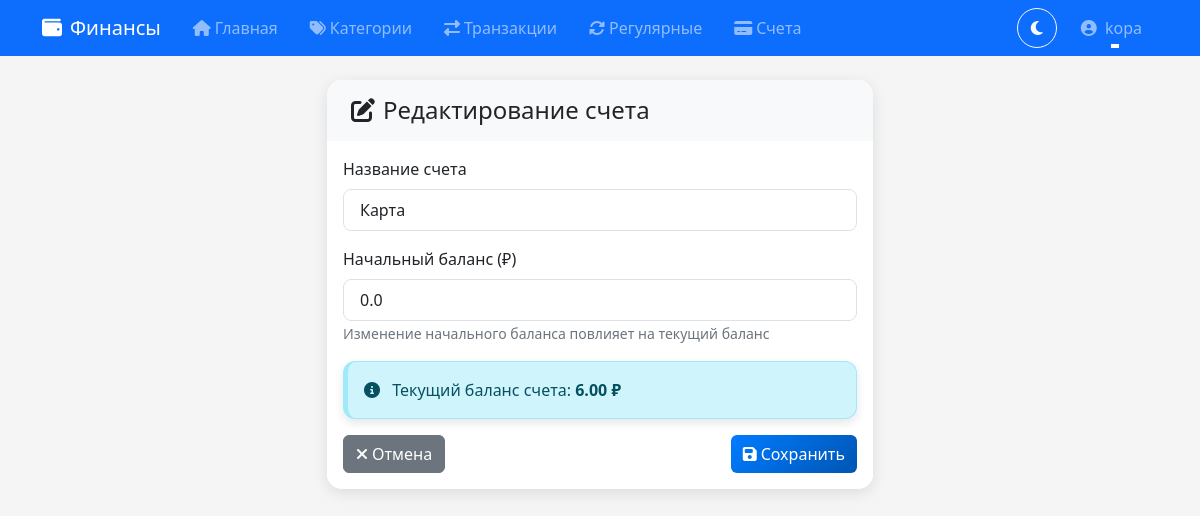
Page /accounts/1/edit (signed in) on the committed database.
### models.py (models this page shows, shortened)
class User(db.Model):
    __tablename__ = 'users'
    id = db.Column(db.Integer, primary_key=True)
    username = db.Column(db.String(80), unique=True, nullable=False)
    password_hash = db.Column(db.String(200), nullable=False)
    created_at = db.Column(db.DateTime, default=datetime.now)
    categories = db.relationship('Category', backref='user', lazy=True, cascade='all, delete-orphan')
    transactions = db.relationship('Transaction', backref='user', lazy=True)
    regular_transactions = db.relationship('RegularTransaction', backref='user', lazy=True)
    accounts = db.relationship('Account', backref='user', lazy=True, cascade='all, delete-orphan')

class Account(db.Model):
    __tablename__ = 'accounts'
    id = db.Column(db.Integer, primary_key=True)
    name = db.Column(db.String(100), nullable=False)
    type = db.Column(db.String(20), nullable=False)  # cash, card, savings
    icon = db.Column(db.String(50), default='fa-wallet')
    color = db.Column(db.String(7), default='#007bff')
    initial_balance = db.Column(db.Float, default=0)
    is_active = db.Column(db.Boolean, default=True)
    order = db.Column(db.Integer, default=0)
    created_at = db.Column(db.DateTime, default=datetime.now)
    user_id = db.Column(db.Integer, db.ForeignKey('users.id'), nullable=False)
    transactions = db.relationship('Transaction', backref='account', lazy=True)
    @property
    def current_balance(self):
        from sqlalchemy import func
        income = db.session.query(func.sum(Transaction.amount))\
            .filter(Transaction.account_id == self.id, Transaction.type == 'income').scalar() or 0
        expense = db.session.query(func.sum(Transaction.amount))\
            .filter(Transaction.account_id == self.id, Transaction.type == 'expense').scalar() or 0
        return self.initial_balance + income - expense

### app.py (the view, shortened to what this page needs)
@app.route('/accounts/<int:id>/edit', methods=['GET', 'POST'])
@login_required
def account_edit(id):
    user_id = session['user_id']
    account = AccountService.get_account_by_id(id, user_id)
    if not account:
        flash('Счет не найден', 'danger')
        return redirect(url_for('accounts_list'))
    return render_template('accounts/edit.html', account=account)

### app.py (called while the page is built)
def login_required(f):
    @wraps(f)
    def decorated_function(*args, **kwargs):
        if 'user_id' not in session:
            flash('Пожалуйста, авторизуйтесь для доступа к этой странице', 'warning')
            return redirect(url_for('login'))
        return f(*args, **kwargs)
    return decorated_function

@app.before_request
def load_logged_in_user():
    g.user = None
    if 'user_id' in session:
        g.user = User.query.get(session['user_id'])

### services/account_service.py (called while the page is built)
    @staticmethod
    def get_account_by_id(account_id: int, user_id: int) -> Optional[Account]:
        return Account.query.filter_by(id=account_id, user_id=user_id).first()

### templates/accounts/edit.html (shortened to what this page needs)
{% extends "base.html" %}
{% block content %}
<div class="row justify-content-center">
    <div class="col-md-6">
        <div class="card">
            <div class="card-header">
                <h4 class="mb-0"><i class="fas fa-edit me-2"></i>Редактирование счета</h4>
            </div>
            <div class="card-body">
                <form method="POST">
                    <div class="mb-3">
                        <label for="name" class="form-label">Название счета</label>
                        <input type="text" class="form-control" id="name" name="name" value="{{ account.name }}" required>
                    </div>
                    <div class="mb-3">
                        <label for="initial_balance" class="form-label">Начальный баланс (₽)</label>
                        <input type="number" class="form-control" id="initial_balance" name="initial_balance"
                               step="0.01" value="{{ account.initial_balance }}">
                        <small class="text-muted">Изменение начального баланса повлияет на текущий баланс</small>
                    </div>
                    <div class="alert alert-info">
                        <i class="fas fa-info-circle me-2"></i>
                        Текущий баланс счета: <strong>{{ "%.2f"|format(account.current_balance) }} ₽</strong>
                    </div>
                    <div class="d-flex justify-content-between">
                        <a href="{{ url_for('accounts_list') }}" class="btn btn-secondary">
                            <i class="fas fa-times me-1"></i>Отмена
                        </a>
                        <button type="submit" class="btn btn-primary">
                            <i class="fas fa-save me-1"></i>Сохранить
                        </button>
                    </div>
                </form>
            </div>
        </div>
    </div>
</div>
{% endblock %}

### templates/base.html (shortened to what this page needs)
<!DOCTYPE html>
<html lang="ru">
<head>
    <link href="https://cdn.jsdelivr.net/npm/bootstrap@5.3.0/dist/css/bootstrap.min.css" rel="stylesheet">
    <link rel="stylesheet" href="https://cdnjs.cloudflare.com/ajax/libs/font-awesome/6.4.0/css/all.min.css">
    <link rel="stylesheet" href="{{ url_for('static', filename='css/style.css') }}">
    <link rel="stylesheet" href="{{ url_for('static', filename='css/themes.css') }}">
</head>
<body>
    <nav class="navbar navbar-expand-lg navbar-dark bg-primary">
        <div class="container">
            <a class="navbar-brand" href="{{ url_for('index') }}">
                <i class="fas fa-wallet me-2"></i>Финансы
            </a>
            <div class="collapse navbar-collapse" id="navbarNav">
                <ul class="navbar-nav me-auto">
                    <li class="nav-item">
                        <a class="nav-link" href="{{ url_for('index') }}">
                            <i class="fas fa-home me-1"></i>Главная
                        </a>
                    </li>
                    <li class="nav-item">
                        <a class="nav-link" href="{{ url_for('categories_list') }}">
                            <i class="fas fa-tags me-1"></i>Категории
                        </a>
                    </li>
                    <li class="nav-item">
                        <a class="nav-link" href="{{ url_for('transactions_list') }}">
                            <i class="fas fa-exchange-alt me-1"></i>Транзакции
                        </a>
                    </li>
                    <li class="nav-item">
                        <a class="nav-link" href="{{ url_for('regular_transactions_list') }}">
                            <i class="fas fa-sync-alt me-1"></i>Регулярные
                        </a>
                    </li>
                    <li class="nav-item">
                        <a class="nav-link" href="{{ url_for('accounts_list') }}">
                            <i class="fas fa-credit-card me-1"></i>Счета
                        </a>
                    </li>
                </ul>
                <ul class="navbar-nav">
                    <li class="nav-item me-2">
                        <button class="btn btn-outline-light" id="themeToggle" style="border-radius: 50%; width: 40px; height: 40px;" title="Переключить тему">
                            <i class="fas fa-moon" id="themeIcon"></i>
                        </button>
                    </li>
                    {% if session.user_id %}
                        <li class="nav-item dropdown">
                            <a class="nav-link dropdown-toggle" href="#" id="userDropdown" role="button" data-bs-toggle="dropdown" aria-expanded="false">
                                <i class="fas fa-user-circle me-1"></i>
                                {{ g.user.username if g.user else 'Пользователь' }}
                            </a>
                        </li>
                    {% endif %}
                </ul>
            </div>
        </div>
    </nav>
    <main class="container my-4">
        {% block content %}{% endblock %}
    </main>
</body>
</html>

### static/css/style.css (style rules this page uses)
* { transition: all 0.2s ease-in-out; }
.card { border-radius: 15px; box-shadow: 0 4px 15px rgba(0,0,0,0.1); border: none; margin-bottom: 20px; overflow: hidden; }
.card-header { border-radius: 15px 15px 0 0 !important; border-bottom: none; font-weight: 600; padding: 1rem 1.5rem; }
.btn-primary { background: linear-gradient(135deg, #007bff, #0056b3); border: none; }
.alert { border-radius: 12px; border-left-width: 5px; animation: slideIn 0.3s ease-out; box-shadow: 0 4px 10px rgba(0,0,0,0.1); }
.card { animation: fadeInUp 0.5s ease-out; }
.navbar-nav .nav-link { position: relative; padding: 0.5rem 1rem !important; }
.navbar-nav .nav-link::after { content: ''; position: absolute; bottom: 0; left: 50%; transform: translateX(-50%); width: 0; height: 2px; background-color: white; transition: width 0.3s; }
.form-select, .form-control { border-radius: 8px; border: 1px solid #dee2e6; padding: 0.5rem 1rem; }

### static/css/themes.css (style rules this page uses)
:root { --bg-primary: #f5f5f5; --bg-secondary: #ffffff; --bg-tertiary: #e9ecef; --text-primary: #212529; --text-secondary: #6c757d; --text-muted: #6c757d; --border-color: #dee2e6; --card-bg: #ffffff; --card-header-bg: #f8f9fa; --navbar-bg: #0d6efd; --navbar-text: #ffffff; --dropdown-bg: #ffffff; --dropdown-hover: #f8f9fa; --input-bg: #ffffff; --input-border: #dee2e6; --table-bg: #ffffff; --table-header-bg: #f8f9fa; --table-row-bg: #ffffff; --table-hover-bg: rgba(0,0,0,0.05); --list-item-hover: #f8f9fa; --alert-info-bg: #cff4fc; --alert-info-text: #055160; --alert-success-bg: #d1e7dd; --alert-success-text: #0f5132; --alert-danger-bg: #f8d7da; --alert-danger-text: #842029; --alert-warning-bg: #fff3cd; --alert-warning-text: #664d03; --progress-bg: #e9ecef; --modal-bg: #ffffff; --modal-header-bg: #f8f9fa; --period-picker-bg: #f8f9fa; }
body { background-color: var(--bg-primary); color: var(--text-primary); transition: background-color 0.3s ease, color 0.3s ease; }
.card { background-color: var(--card-bg); border-color: var(--border-color); }
.card-header { background-color: var(--card-header-bg); border-bottom-color: var(--border-color); color: var(--text-primary); }
.card-body { background-color: var(--card-bg); color: var(--text-primary); }
.form-control, .form-select { background-color: var(--input-bg); color: var(--text-primary); border-color: var(--input-border); }
.form-label { color: var(--text-primary); }
.alert-info { background-color: var(--alert-info-bg); color: var(--alert-info-text); }
.text-muted { color: var(--text-muted) !important; }
.navbar-dark { background-color: var(--navbar-bg) !important; }

### rows in the picture
User: user "kopa"
Account: name "Карта", initial_balance "0.0", current_balance "6.00"
